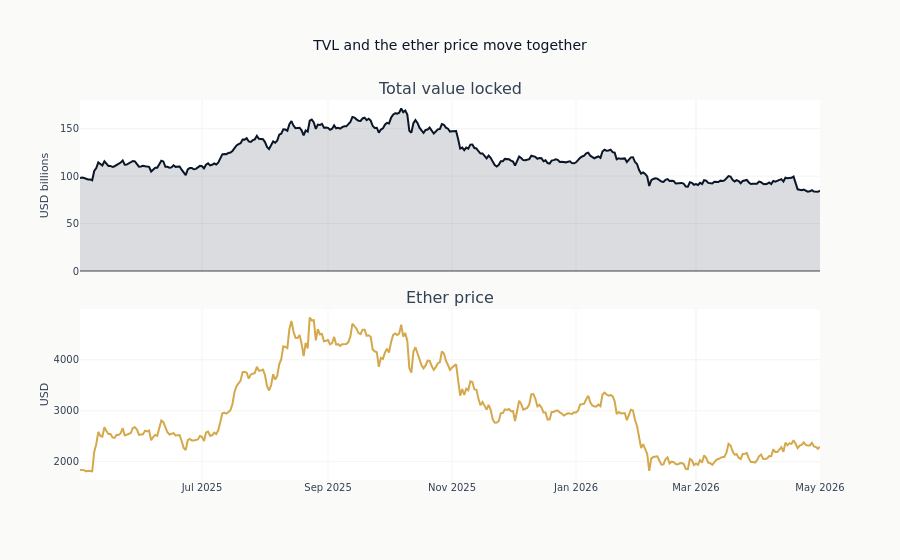

This figure's notebook cell:
### Code cell
fig = make_subplots(
    rows=2,
    cols=1,
    shared_xaxes=True,
    vertical_spacing=0.1,
    subplot_titles=("Total value locked", "Ether price"),
)
fig.add_trace(
    go.Scatter(
        x=panel["timestamp"],
        y=panel["tvl_bn"],
        line=dict(color=COLORS["blue"]),
        fill="tozeroy",
        fillcolor="rgba(10, 22, 40, 0.15)",  # translucent COLORS["blue"]
        name="TVL",
    ),
    row=1,
    col=1,
)
fig.add_trace(
    go.Scatter(
        x=panel["timestamp"], y=panel["eth_price"], line=dict(color=COLORS["amber"]), name="ETH"
    ),
    row=2,
    col=1,
)
fig.update_yaxes(title_text="USD billions", row=1, col=1)
fig.update_yaxes(title_text="USD", row=2, col=1)
fig.update_layout(height=560, showlegend=False, title="TVL and the ether price move together")
show_plotly_with_alt(
    fig,
    "Two stacked panels over the joined one-year window: total value locked and the ether price. "
    "The two lines rise and fall at the same times, which is what a dollar-denominated stock of "
    "crypto assets does.",
)

### Figure 1 — Plotly figure (JSON) as saved in the notebook; plotly's stock layout.template omitted (floating-point values rounded to 4 significant figures; data arrays with more than 128 entries replaced by an {"elided": "..."} marker saying what was removed)
{"data": [{"fill": "tozeroy", "fillcolor": "rgba(10, 22, 40, 0.15)", "line": {"color": "#0a1628"}, "name": "TVL", "type": "scatter", "x": {"elided": "365 str values"}, "xaxis": "x", "y": {"elided": "365 float values"}, "yaxis": "y"}, {"line": {"color": "#D4A84B"}, "name": "ETH", "type": "scatter", "x": {"elided": "365 str values"}, "xaxis": "x2", "y": {"elided": "365 float values"}, "yaxis": "y2"}], "layout": {"annotations": [{"font": {"size": 16}, "showarrow": false, "text": "Total value locked", "x": 0.5, "xanchor": "center", "xref": "paper", "y": 1.0, "yanchor": "bottom", "yref": "paper"}, {"font": {"size": 16}, "showarrow": false, "text": "Ether price", "x": 0.5, "xanchor": "center", "xref": "paper", "y": 0.45, "yanchor": "bottom", "yref": "paper"}], "height": 560, "showlegend": false, "title": {"text": "TVL and the ether price move together"}, "xaxis": {"anchor": "y", "domain": [0.0, 1.0], "matches": "x2", "showticklabels": false}, "xaxis2": {"anchor": "y2", "domain": [0.0, 1.0]}, "yaxis": {"anchor": "x", "domain": [0.55, 1.0], "title": {"text": "USD billions"}}, "yaxis2": {"anchor": "x2", "domain": [0.0, 0.45], "title": {"text": "USD"}}}}
